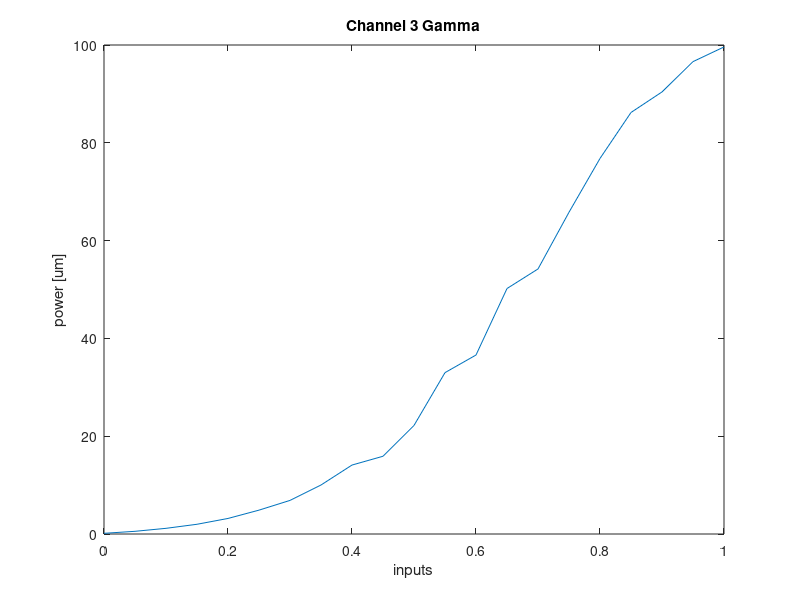

This figure's MATLAB source:
%% The gamma table.
% Channel 1 on LCR4500: green 
clear
g = [
0       0.14
0.05	0.63
0.1     1.31
0.15	2.31
0.2     3.61
0.25	5.72
0.3     8.33
0.35	12.0
0.4     17.1
0.45	23.5
0.5     30.9
0.55	40.3
0.6     51.8
0.65	62.0
0.7     72.0
0.75	85.7
0.8     94.6
0.85	105.5
0.9     113.5
0.95	120.8
1.0     124.0];

plot(g(:,1), g(:,2))
title('Channel 1 Gamma')
xlabel('inputs')
ylabel('power [um]')

g(:,2) = g(:,2) - min(g(:,2));
g(:,2) = g(:,2)/max(g(:,2));
x_interp = (0:255)/255;
y_interp = interp1(g(:,1)',g(:,2)',x_interp,'spline');
% Compute the inverse gamma.
i_gamma = interp1(y_interp, x_interp, x_interp, 'linear');

out_gamma = zeros(size(i_gamma));
for jj = 1 : length(out_gamma)
    v_idx = find(abs(x_interp-i_gamma(jj)) == min(abs(x_interp-i_gamma(jj))));
    out_gamma(jj) = y_interp(v_idx);
end

% Print out the gamma ramp.
fid = fopen('channel_1_green_gamma_ramp.txt', 'w+');
for jj = 1 : length(i_gamma)
    fprintf(fid,'%6.7e\n',i_gamma(jj));
end
fclose(fid);

%%
%% The gamma table.
% Channel 2 on LCR4500: UV 
clear
g = [
0       0.14
0.05	0.2
0.1     0.29
0.15	0.43
0.2     0.60
0.25	0.87
0.3     1.19
0.35	1.68
0.4     2.30
0.45	3.14
0.5     4.08
0.55	5.26
0.6     6.77
0.65	8.46
0.7     10.12
0.75	11.67
0.8     13.2
0.85	14.4
0.9     15.4
0.95	16.4
1.0     16.7
];

plot(g(:,1), g(:,2))
title('Channel 2 Gamma')
xlabel('inputs')
ylabel('power [um]')

g(:,2) = g(:,2) - min(g(:,2));
g(:,2) = g(:,2)/max(g(:,2));
x_interp = (0:255)/255;
y_interp = interp1(g(:,1)',g(:,2)',x_interp,'spline');
% Compute the inverse gamma.
i_gamma = interp1(y_interp, x_interp, x_interp, 'linear');

out_gamma = zeros(size(i_gamma));
for jj = 1 : length(out_gamma)
    v_idx = find(abs(x_interp-i_gamma(jj)) == min(abs(x_interp-i_gamma(jj))));
    out_gamma(jj) = y_interp(v_idx);
end

% Print out the gamma ramp.
fid = fopen('channel_2_uv_gamma_ramp.txt', 'w+');
for jj = 1 : length(i_gamma)
    fprintf(fid,'%6.7e\n',i_gamma(jj));
end
fclose(fid);

%% The gamma table.
% Channel 3 on LCR4500: blue 
clear
g = [
0       0.14
0.05	0.55
0.1     1.16
0.15 	1.99
0.2     3.18
0.25 	4.88
0.3     6.87
0.35	10.02
0.4     14.1
0.45	15.9
0.5     22.2
0.55	33.0
0.60	36.6
0.65	50.2
0.7     54.2
0.75	65.8
0.8     76.8
0.85	86.2
0.9     90.4
0.95	96.6
1.0     99.6
];

plot(g(:,1), g(:,2))
title('Channel 3 Gamma')
xlabel('inputs')
ylabel('power [um]')

g(:,2) = g(:,2) - min(g(:,2));
g(:,2) = g(:,2)/max(g(:,2));
x_interp = (0:255)/255;
y_interp = interp1(g(:,1)',g(:,2)',x_interp,'spline');
% Compute the inverse gamma.
i_gamma = interp1(y_interp, x_interp, x_interp, 'linear');

out_gamma = zeros(size(i_gamma));
for jj = 1 : length(out_gamma)
    v_idx = find(abs(x_interp-i_gamma(jj)) == min(abs(x_interp-i_gamma(jj))));
    out_gamma(jj) = y_interp(v_idx);
end

% Print out the gamma ramp.
fid = fopen('channel_3_blue_gamma_ramp.txt', 'w+');
for jj = 1 : length(i_gamma)
    fprintf(fid,'%6.7e\n',i_gamma(jj));
end
fclose(fid);